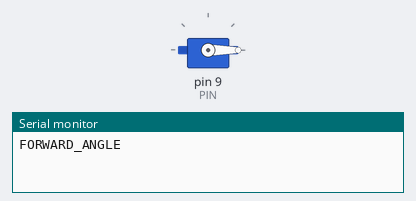
Simulated run of this sketch. Board: Arduino Uno, built with avr-gcc and run on an emulated ATmega328P. Shown: servo, the last lines printed to the serial monitor.

Above: at 0.05 s.
At 17.15 s:
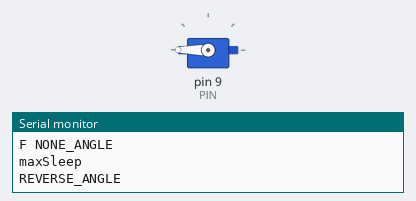
At 33.95 s:
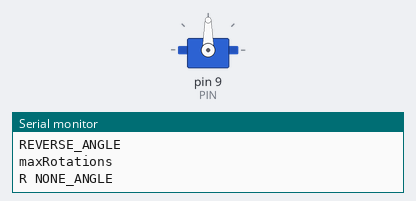
Timing chart, 0 to 44.2 s (numbered marks = the images above):
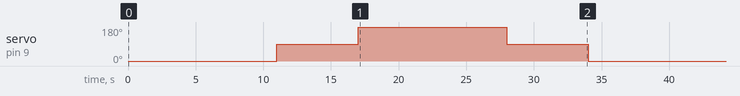

Measured:
- by itself, servo on pin 9 (PIN): repeats every 34.0 s: 180° 11.0 s, 90° 6.0 s, 0° 11.0 s, 90° 6.0 s

The sketch:

ClockwiseWaitAnticlockwise.ino
```cpp
#include <Servo.h>

#define FORWARD_ANGLE 0
#define REVERSE_ANGLE 180
#define NONE_ANGLE 90
#define PIN 9
#define SLEEPTIME 1000

enum rotation {
  r_forward,
  r_reverse,
  r_none
};

 Servo myservo;
 rotation currentRotation = r_none;
 rotation previousRotation = r_reverse;
 int maxRotations = 10;
 int maxSleep = 5;
 boolean changeRotation = true;
 int index = 0;

void setup() {
  Serial.begin(9600);
  myservo.attach(PIN);
}

void log(char* msg) {
  Serial.println(msg);
}

void loop() {
  while(true) {
     if (changeRotation) {
      changeRotation = false;
      if (currentRotation == r_none && previousRotation == r_reverse) {
        previousRotation = r_none;
        currentRotation = r_forward;
        myservo.write(FORWARD_ANGLE);
        log("FORWARD_ANGLE");
      } else if (currentRotation == r_forward && previousRotation == r_none) {
        previousRotation = r_forward;
        currentRotation = r_none;
        myservo.write(NONE_ANGLE);
        log("F NONE_ANGLE");
      } else if (currentRotation == r_none && previousRotation == r_forward) {
        previousRotation = r_none;
        currentRotation = r_reverse;
        myservo.write(REVERSE_ANGLE);
        log("REVERSE_ANGLE");
      } else if (currentRotation == r_reverse && previousRotation == r_none) {
        previousRotation = r_reverse;
        currentRotation = r_none;
        myservo.write(NONE_ANGLE);
        log("R NONE_ANGLE");
      }
     }
     delay(SLEEPTIME);
     index++;
     if (currentRotation == r_none) {
       if (index > maxSleep) {
        index = 0;
        log("maxSleep");
        changeRotation = true;
       }
     } else {
       if (index > maxRotations) {
        index = 0;
        log("maxRotations");
        changeRotation = true;
       }
     }
  }
}
```
